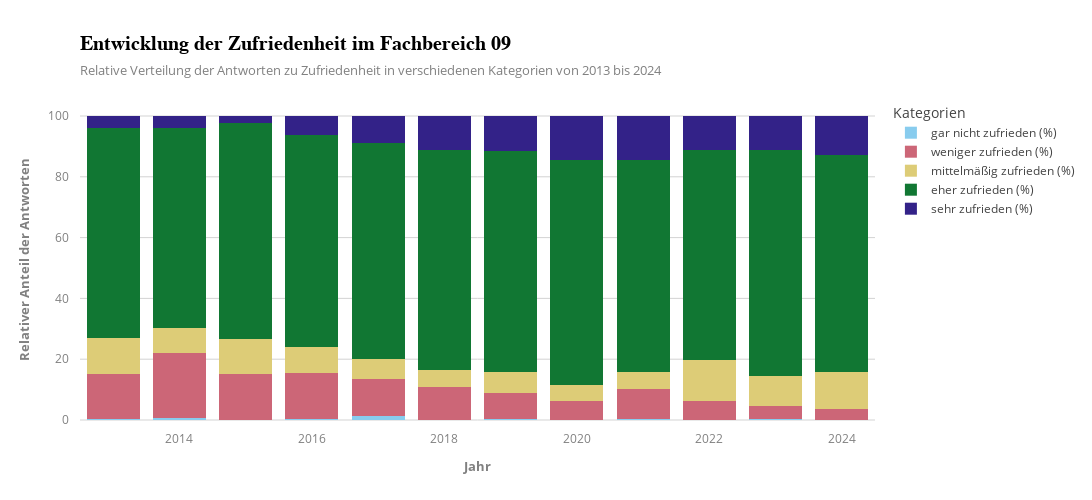

This figure's notebook cell:
### Markdown cell above
### plot

### Code cell
infoviz_template = dict(
    layout=dict(
        template="plotly_white",
        title=dict(
            font=dict(size=20, family="Arial", weight="bold", color="black"),
            xanchor="left",  
            xref="paper",
            x=0,
            subtitle=dict(
                text="Relative Verteilung der Antworten zu Zufriedenheit in verschiedenen Kategorien von 2013 bis 2024",
                font=dict(color="gray", size=13),
            ),
        ),
        xaxis=dict(
            showgrid=False,
            zerolinecolor="lightgrey",
            tickfont=dict(color="grey", size=12),
            title_font=dict(color="grey", weight="bold", size=13),
            title_standoff=15,
            ticklabelstandoff=10,
            ticklabelposition="outside bottom"
        ),
        yaxis=dict(
            showgrid=True, gridcolor="lightgrey",
            zerolinecolor="lightgrey",
            tickfont=dict(color="grey", size=12),
            title_font=dict(color="grey", weight="bold", size=13),
            title_standoff=15,
            ticklabelstandoff=10,
            ticklabelposition="outside left"
        ),
    )
)

pio.templates["infoviz"] = infoviz_template

category_order = [
    'gar nicht zufrieden (%)', 
    'weniger zufrieden (%)', 
    'mittelmäßig zufrieden (%)', 
    'eher zufrieden (%)', 
    'sehr zufrieden (%)'
]

df_melted = df_rel.reset_index().melt(id_vars="Jahr", var_name="Category", value_name="sum")
df_melted.rename(columns={"index": "Jahr"}, inplace=True)

df_melted['Category'] = pd.Categorical(df_melted['Category'], categories=category_order, ordered=True)

df_melted = df_melted.sort_values(by=['Jahr', 'Category'])

fig = px.bar(df_melted, x="Jahr", 
             y="sum", 
             color="Category", 
             title="Entwicklung der Zufriedenheit im Fachbereich 09", 
             color_discrete_sequence=px.colors.qualitative.Safe, 
             template="infoviz",
             barmode="stack",
             labels={
                 'Jahr': 'Jahr', 
                 'sum': 'Relativer Anteil der Antworten',
                 'Category': 'Kategorien'
             })


fig.update_layout(
    width=1400,
    height=500,
)
fig.show()
fig.write_image("Plots/pdf/zufriedenheit1.pdf")

### Figure 1 — Plotly figure (JSON) as saved in the notebook; plotly's stock layout.template omitted (floating-point values rounded to 4 significant figures)
{"data": [{"hovertemplate": "Kategorien=gar nicht zufrieden (%)<br>Jahr=%{x}<br>Relativer Anteil der Antworten=%{y}<extra></extra>", "legendgroup": "gar nicht zufrieden (%)", "marker": {"color": "rgb(136, 204, 238)", "pattern": {"shape": ""}}, "name": "gar nicht zufrieden (%)", "orientation": "v", "showlegend": true, "textposition": "auto", "type": "bar", "x": ["2013", "2014", "2015", "2016", "2017", "2018", "2019", "2020", "2021", "2022", "2023", "2024"], "xaxis": "x", "y": [0.3515, 0.7366, 0.0, 0.3431, 1.306, 0.0, 0.3619, 0.0, 0.3672, 0.1439, 0.4535, 0.0], "yaxis": "y"}, {"hovertemplate": "Kategorien=weniger zufrieden (%)<br>Jahr=%{x}<br>Relativer Anteil der Antworten=%{y}<extra></extra>", "legendgroup": "weniger zufrieden (%)", "marker": {"color": "rgb(204, 102, 119)", "pattern": {"shape": ""}}, "name": "weniger zufrieden (%)", "orientation": "v", "showlegend": true, "textposition": "auto", "type": "bar", "x": ["2013", "2014", "2015", "2016", "2017", "2018", "2019", "2020", "2021", "2022", "2023", "2024"], "xaxis": "x", "y": [14.94, 21.18, 15.18, 15.09, 12.19, 10.97, 8.685, 6.364, 9.792, 6.187, 4.082, 3.521], "yaxis": "y"}, {"hovertemplate": "Kategorien=mittelmäßig zufrieden (%)<br>Jahr=%{x}<br>Relativer Anteil der Antworten=%{y}<extra></extra>", "legendgroup": "mittelmäßig zufrieden (%)", "marker": {"color": "rgb(221, 204, 119)", "pattern": {"shape": ""}}, "name": "mittelmäßig zufrieden (%)", "orientation": "v", "showlegend": true, "textposition": "auto", "type": "bar", "x": ["2013", "2014", "2015", "2016", "2017", "2018", "2019", "2020", "2021", "2022", "2023", "2024"], "xaxis": "x", "y": [11.78, 8.471, 11.61, 8.576, 6.531, 5.565, 6.755, 5.065, 5.508, 13.38, 9.977, 12.21], "yaxis": "y"}, {"hovertemplate": "Kategorien=eher zufrieden (%)<br>Jahr=%{x}<br>Relativer Anteil der Antworten=%{y}<extra></extra>", "legendgroup": "eher zufrieden (%)", "marker": {"color": "rgb(17, 119, 51)", "pattern": {"shape": ""}}, "name": "eher zufrieden (%)", "orientation": "v", "showlegend": true, "textposition": "auto", "type": "bar", "x": ["2013", "2014", "2015", "2016", "2017", "2018", "2019", "2020", "2021", "2022", "2023", "2024"], "xaxis": "x", "y": [69.07, 65.75, 70.98, 69.81, 71.12, 72.34, 72.62, 74.16, 70.01, 69.06, 74.38, 71.36], "yaxis": "y"}, {"hovertemplate": "Kategorien=sehr zufrieden (%)<br>Jahr=%{x}<br>Relativer Anteil der Antworten=%{y}<extra></extra>", "legendgroup": "sehr zufrieden (%)", "marker": {"color": "rgb(51, 34, 136)", "pattern": {"shape": ""}}, "name": "sehr zufrieden (%)", "orientation": "v", "showlegend": true, "textposition": "auto", "type": "bar", "x": ["2013", "2014", "2015", "2016", "2017", "2018", "2019", "2020", "2021", "2022", "2023", "2024"], "xaxis": "x", "y": [3.866, 3.867, 2.232, 6.175, 8.853, 11.13, 11.58, 14.42, 14.32, 11.22, 11.11, 12.91], "yaxis": "y"}], "layout": {"barmode": "stack", "height": 500, "legend": {"title": {"text": "Kategorien"}, "tracegroupgap": 0}, "title": {"text": "Entwicklung der Zufriedenheit im Fachbereich 09"}, "width": 1400, "xaxis": {"anchor": "y", "domain": [0, 1], "title": {"text": "Jahr"}}, "yaxis": {"anchor": "x", "domain": [0, 1], "title": {"text": "Relativer Anteil der Antworten"}}}}
